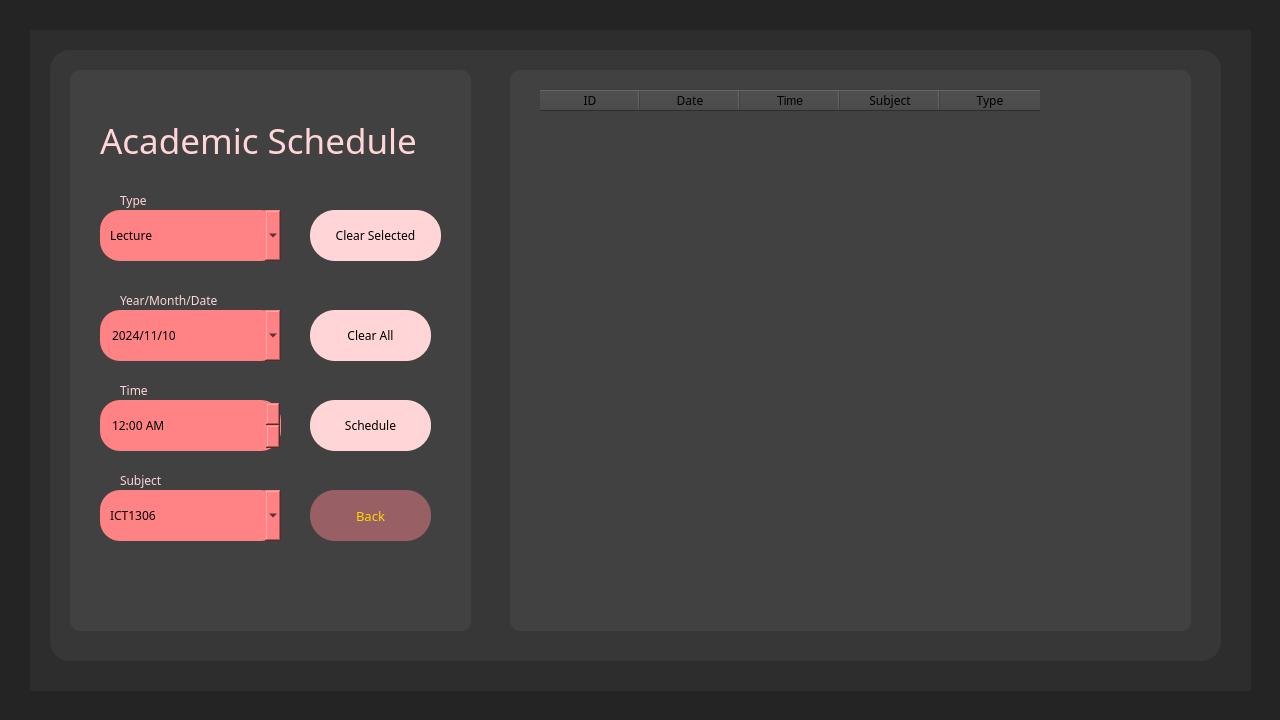
<?xml version="1.0" encoding="UTF-8"?>
<ui version="4.0">
 <class>Academic</class>
 <widget class="QDialog" name="Academic">
  <property name="geometry">
   <rect>
    <x>0</x>
    <y>0</y>
    <width>1280</width>
    <height>720</height>
   </rect>
  </property>
  <property name="windowTitle">
   <string>Academic</string>
  </property>
  <widget class="QWidget" name="Fback" native="true">
   <property name="geometry">
    <rect>
     <x>0</x>
     <y>0</y>
     <width>1280</width>
     <height>720</height>
    </rect>
   </property>
   <property name="styleSheet">
    <string notr="true">QWidget{
	background-color: rgb(36, 36, 36);
}</string>
   </property>
   <widget class="QWidget" name="Fback1" native="true">
    <property name="geometry">
     <rect>
      <x>30</x>
      <y>30</y>
      <width>1221</width>
      <height>661</height>
     </rect>
    </property>
    <property name="styleSheet">
     <string notr="true">QWidget{
	background-color: rgb(45, 45, 45);
}</string>
    </property>
    <widget class="QWidget" name="Fback2" native="true">
     <property name="geometry">
      <rect>
       <x>20</x>
       <y>20</y>
       <width>1171</width>
       <height>611</height>
      </rect>
     </property>
     <property name="styleSheet">
      <string notr="true">QWidget{
	background-color: rgb(55, 55, 55);
	border-radius:20px;
}</string>
     </property>
     <widget class="QWidget" name="btnBack" native="true">
      <property name="geometry">
       <rect>
        <x>20</x>
        <y>20</y>
        <width>401</width>
        <height>561</height>
       </rect>
      </property>
      <property name="styleSheet">
       <string notr="true">QWidget{
	
	background-color: rgb(65, 65, 65);
	border-radius:10px;
}</string>
      </property>
      <widget class="QComboBox" name="type">
       <property name="geometry">
        <rect>
         <x>30</x>
         <y>140</y>
         <width>181</width>
         <height>51</height>
        </rect>
       </property>
       <property name="font">
        <font>
         <family>Cascadia Code</family>
        </font>
       </property>
       <property name="styleSheet">
        <string notr="true">QComboBox{
	background-color:rgb(255, 131, 133);
	border-radius:20px;
	padding-left:10px;
	padding-right:10px;
	color: black;
}</string>
       </property>
       <item>
        <property name="text">
         <string>Lecture</string>
        </property>
       </item>
       <item>
        <property name="text">
         <string>Assignment</string>
        </property>
       </item>
      </widget>
      <widget class="QPushButton" name="btnSchedule">
       <property name="geometry">
        <rect>
         <x>240</x>
         <y>330</y>
         <width>121</width>
         <height>51</height>
        </rect>
       </property>
       <property name="font">
        <font>
         <family>Rockwell</family>
        </font>
       </property>
       <property name="styleSheet">
        <string notr="true">QPushButton{
	background-color:rgb(255, 213, 215);
	border-radius:25px;
	border-color: rgb(53, 69, 93);
	
	color: rgb(0, 0, 0);
}</string>
       </property>
       <property name="text">
        <string>Schedule</string>
       </property>
      </widget>
      <widget class="QLabel" name="label_date">
       <property name="geometry">
        <rect>
         <x>50</x>
         <y>220</y>
         <width>161</width>
         <height>20</height>
        </rect>
       </property>
       <property name="font">
        <font>
         <family>Rockwell</family>
        </font>
       </property>
       <property name="styleSheet">
        <string notr="true">QLabel{
	color:rgb(255, 213, 215);
}</string>
       </property>
       <property name="text">
        <string>Year/Month/Date</string>
       </property>
      </widget>
      <widget class="QLabel" name="label_type">
       <property name="geometry">
        <rect>
         <x>50</x>
         <y>120</y>
         <width>81</width>
         <height>20</height>
        </rect>
       </property>
       <property name="font">
        <font>
         <family>Rockwell</family>
        </font>
       </property>
       <property name="styleSheet">
        <string notr="true">QLabel{
	color:rgb(255, 213, 215);
}</string>
       </property>
       <property name="text">
        <string>Type</string>
       </property>
      </widget>
      <widget class="QPushButton" name="btnClear">
       <property name="geometry">
        <rect>
         <x>240</x>
         <y>240</y>
         <width>121</width>
         <height>51</height>
        </rect>
       </property>
       <property name="font">
        <font>
         <family>Rockwell</family>
        </font>
       </property>
       <property name="styleSheet">
        <string notr="true">QPushButton{
	background-color:rgb(255, 213, 215);
	border-radius:25px;
	border-color: rgb(53, 69, 93);
	
	color: rgb(0, 0, 0);
}</string>
       </property>
       <property name="text">
        <string>Clear All</string>
       </property>
      </widget>
      <widget class="QPushButton" name="btnSelected">
       <property name="geometry">
        <rect>
         <x>240</x>
         <y>140</y>
         <width>131</width>
         <height>51</height>
        </rect>
       </property>
       <property name="font">
        <font>
         <family>Rockwell</family>
        </font>
       </property>
       <property name="styleSheet">
        <string notr="true">QPushButton{
	background-color:rgb(255, 213, 215);
	border-radius:25px;
	border-color: rgb(53, 69, 93);
	
	color: rgb(0, 0, 0);
}</string>
       </property>
       <property name="text">
        <string>Clear Selected</string>
       </property>
      </widget>
      <widget class="QLabel" name="txtAcademic">
       <property name="geometry">
        <rect>
         <x>30</x>
         <y>20</y>
         <width>341</width>
         <height>101</height>
        </rect>
       </property>
       <property name="font">
        <font>
         <family>Poor Richard</family>
         <pointsize>26</pointsize>
        </font>
       </property>
       <property name="styleSheet">
        <string notr="true">QLabel{
	color:rgb(255, 213, 215);
}</string>
       </property>
       <property name="text">
        <string>Academic Schedule</string>
       </property>
      </widget>
      <widget class="QPushButton" name="btnBack_2">
       <property name="geometry">
        <rect>
         <x>240</x>
         <y>420</y>
         <width>121</width>
         <height>51</height>
        </rect>
       </property>
       <property name="font">
        <font>
         <family>Rockwell</family>
         <pointsize>10</pointsize>
        </font>
       </property>
       <property name="styleSheet">
        <string notr="true">QPushButton{
	background-color:rgb(152, 96, 100);
	border-radius:25px;
	border-color: rgb(53, 69, 93);
	
	color: gold;
}</string>
       </property>
       <property name="text">
        <string>Back</string>
       </property>
      </widget>
      <widget class="QDateEdit" name="dateEdit">
       <property name="geometry">
        <rect>
         <x>30</x>
         <y>240</y>
         <width>181</width>
         <height>51</height>
        </rect>
       </property>
       <property name="font">
        <font>
         <family>Cascadia Code</family>
        </font>
       </property>
       <property name="styleSheet">
        <string notr="true">QDateEdit{
	background-color:rgb(255, 131, 133);
	border-radius:20px;
	padding-left:10px;
	padding-right:10px;
	color:black;
}</string>
       </property>
       <property name="readOnly">
        <bool>false</bool>
       </property>
       <property name="buttonSymbols">
        <enum>QAbstractSpinBox::ButtonSymbols::UpDownArrows</enum>
       </property>
       <property name="displayFormat">
        <string>yyyy/MM/dd</string>
       </property>
       <property name="calendarPopup">
        <bool>true</bool>
       </property>
       <property name="date">
        <date>
         <year>2024</year>
         <month>11</month>
         <day>10</day>
        </date>
       </property>
      </widget>
      <widget class="QTimeEdit" name="timeEdit">
       <property name="geometry">
        <rect>
         <x>30</x>
         <y>330</y>
         <width>181</width>
         <height>51</height>
        </rect>
       </property>
       <property name="font">
        <font>
         <family>Cascadia Code</family>
        </font>
       </property>
       <property name="styleSheet">
        <string notr="true">QTimeEdit{
	background-color:rgb(255, 131, 133);
	border-radius:20px;
	padding-left:10px;
	padding-right:10px;
	color:black;
}</string>
       </property>
       <property name="displayFormat">
        <string>hh:mm AP</string>
       </property>
      </widget>
      <widget class="QLabel" name="label_time">
       <property name="geometry">
        <rect>
         <x>50</x>
         <y>310</y>
         <width>161</width>
         <height>20</height>
        </rect>
       </property>
       <property name="font">
        <font>
         <family>Rockwell</family>
        </font>
       </property>
       <property name="styleSheet">
        <string notr="true">QLabel{
	color:rgb(255, 213, 215);
}</string>
       </property>
       <property name="text">
        <string>Time</string>
       </property>
      </widget>
      <widget class="QComboBox" name="subjectCombo">
       <property name="geometry">
        <rect>
         <x>30</x>
         <y>420</y>
         <width>181</width>
         <height>51</height>
        </rect>
       </property>
       <property name="font">
        <font>
         <family>Cascadia Code</family>
        </font>
       </property>
       <property name="styleSheet">
        <string notr="true">QComboBox{
	background-color:rgb(255, 131, 133);
	border-radius:20px;
	padding-left:10px;
	padding-right:10px;
	color: black;
}</string>
       </property>
       <item>
        <property name="text">
         <string>ICT1306</string>
        </property>
       </item>
       <item>
        <property name="text">
         <string>ICT1305</string>
        </property>
       </item>
       <item>
        <property name="text">
         <string>ICT1402</string>
        </property>
       </item>
       <item>
        <property name="text">
         <string>ICT1308</string>
        </property>
       </item>
      </widget>
      <widget class="QLabel" name="label_subject">
       <property name="geometry">
        <rect>
         <x>50</x>
         <y>400</y>
         <width>81</width>
         <height>20</height>
        </rect>
       </property>
       <property name="font">
        <font>
         <family>Rockwell</family>
        </font>
       </property>
       <property name="styleSheet">
        <string notr="true">QLabel{
	color:rgb(255, 213, 215);
}</string>
       </property>
       <property name="text">
        <string>Subject</string>
       </property>
      </widget>
     </widget>
     <widget class="QWidget" name="tableBack" native="true">
      <property name="geometry">
       <rect>
        <x>460</x>
        <y>20</y>
        <width>681</width>
        <height>561</height>
       </rect>
      </property>
      <property name="styleSheet">
       <string notr="true">QWidget{
	
	background-color: rgb(65, 65, 65);
	border-radius:10px;
}</string>
      </property>
      <widget class="QTableWidget" name="tableAcademic">
       <property name="geometry">
        <rect>
         <x>30</x>
         <y>20</y>
         <width>631</width>
         <height>511</height>
        </rect>
       </property>
       <property name="font">
        <font>
         <family>Cascadia Code</family>
        </font>
       </property>
       <property name="styleSheet">
        <string notr="true">QTableWidget{
color:rgb(255, 213, 215);
}</string>
       </property>
       <property name="editTriggers">
        <set>QAbstractItemView::EditTrigger::NoEditTriggers</set>
       </property>
       <property name="selectionMode">
        <enum>QAbstractItemView::SelectionMode::SingleSelection</enum>
       </property>
       <property name="selectionBehavior">
        <enum>QAbstractItemView::SelectionBehavior::SelectRows</enum>
       </property>
       <attribute name="horizontalHeaderVisible">
        <bool>true</bool>
       </attribute>
       <column>
        <property name="text">
         <string>ID</string>
        </property>
        <property name="font">
         <font>
          <family>Rockwell</family>
         </font>
        </property>
       </column>
       <column>
        <property name="text">
         <string>Date</string>
        </property>
        <property name="font">
         <font>
          <family>Rockwell</family>
         </font>
        </property>
       </column>
       <column>
        <property name="text">
         <string>Time</string>
        </property>
       </column>
       <column>
        <property name="text">
         <string>Subject</string>
        </property>
        <property name="font">
         <font>
          <family>Rockwell</family>
         </font>
        </property>
       </column>
       <column>
        <property name="text">
         <string>Type</string>
        </property>
        <property name="font">
         <font>
          <family>Rockwell</family>
         </font>
        </property>
       </column>
      </widget>
     </widget>
    </widget>
   </widget>
  </widget>
 </widget>
 <resources/>
 <connections/>
</ui>
